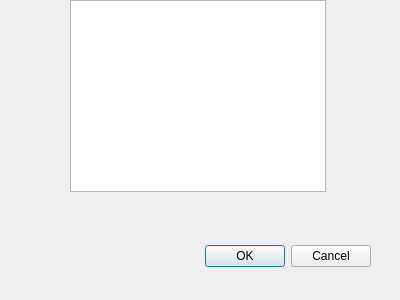
<?xml version="1.0" encoding="UTF-8"?>
<ui version="4.0">
 <class>Dialog</class>
 <widget class="QDialog" name="Dialog">
  <property name="geometry">
   <rect>
    <x>0</x>
    <y>0</y>
    <width>400</width>
    <height>300</height>
   </rect>
  </property>
  <property name="windowTitle">
   <string>Dialog</string>
  </property>
  <widget class="QDialogButtonBox" name="buttonBox">
   <property name="geometry">
    <rect>
     <x>30</x>
     <y>240</y>
     <width>341</width>
     <height>32</height>
    </rect>
   </property>
   <property name="orientation">
    <enum>Qt::Horizontal</enum>
   </property>
   <property name="standardButtons">
    <set>QDialogButtonBox::Cancel|QDialogButtonBox::Ok</set>
   </property>
  </widget>
  <widget class="QCheckBox" name="checkBox">
   <property name="geometry">
    <rect>
     <x>170</x>
     <y>120</y>
     <width>91</width>
     <height>19</height>
    </rect>
   </property>
   <property name="text">
    <string>CheckBox</string>
   </property>
  </widget>
  <widget class="QDialogButtonBox" name="buttonBox_2">
   <property name="geometry">
    <rect>
     <x>70</x>
     <y>50</y>
     <width>193</width>
     <height>28</height>
    </rect>
   </property>
   <property name="standardButtons">
    <set>QDialogButtonBox::Cancel|QDialogButtonBox::Ok</set>
   </property>
  </widget>
  <widget class="QTableView" name="tableView">
   <property name="geometry">
    <rect>
     <x>70</x>
     <y>0</y>
     <width>256</width>
     <height>192</height>
    </rect>
   </property>
  </widget>
 </widget>
 <resources/>
 <connections>
  <connection>
   <sender>buttonBox</sender>
   <signal>accepted()</signal>
   <receiver>Dialog</receiver>
   <slot>accept()</slot>
   <hints>
    <hint type="sourcelabel">
     <x>248</x>
     <y>254</y>
    </hint>
    <hint type="destinationlabel">
     <x>157</x>
     <y>274</y>
    </hint>
   </hints>
  </connection>
  <connection>
   <sender>buttonBox</sender>
   <signal>rejected()</signal>
   <receiver>Dialog</receiver>
   <slot>reject()</slot>
   <hints>
    <hint type="sourcelabel">
     <x>316</x>
     <y>260</y>
    </hint>
    <hint type="destinationlabel">
     <x>286</x>
     <y>274</y>
    </hint>
   </hints>
  </connection>
 </connections>
</ui>
